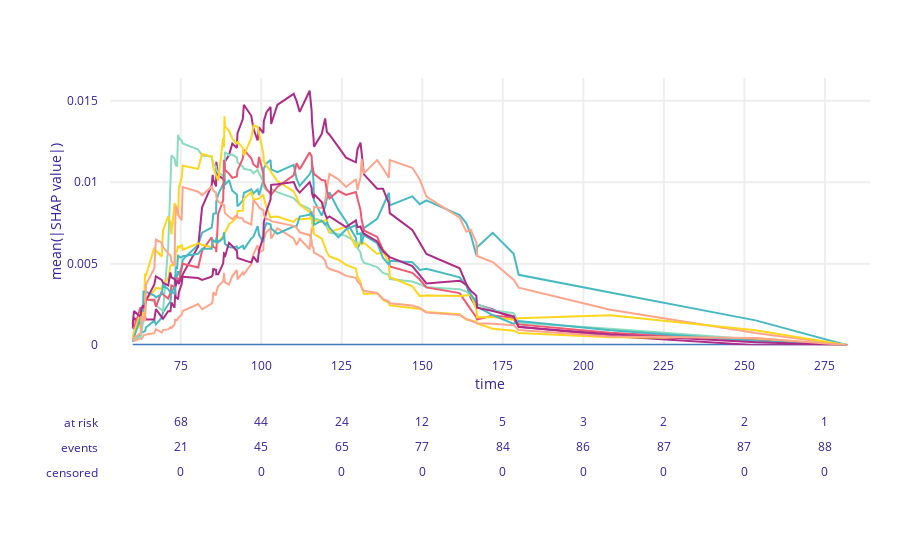

Write notebook code for a chart like this one.
### Markdown cell above
## SurvSHAP

### Code cell
# 必要なライブラリをインポート
from survshap import SurvivalModelExplainer, PredictSurvSHAP, ModelSurvSHAP
from sksurv.ensemble import RandomSurvivalForest # または他の生存分析モデル

subgroup_path="CLAUDIN_SUBTYPE/LumB/NEWpreprocess4numeric_Incpca216"

input_data_path = "./{0}/{1}/{2}".format(
    config.INTERIM_PREPROCESSED_RECURRENCE_DIR,
    subgroup_path,
    "test_set/late_recurrences",
)
input_pipe_path = "./{0}/{1}/{2}/{3}".format(
    config.INTERIM_MODELS_RECURRENCE_DIR,
    subgroup_path,
    "SurvivalTree",
    "test_set",
)


_X = pd.read_pickle("{0}/X.pkl".format(input_data_path))
_y = pd.read_pickle("{0}/y.pkl".format(input_data_path)).to_records(index=False)
_model_pipeline = functions.pickle_load(
    "{0}/model_pipeline.pkl".format(input_pipe_path)
)
_estimator = _model_pipeline[-1]
# データを読み込む

# 生存分析モデルを準備する

_X = pd.DataFrame(_X)
for i in range(216):
    _X = _X.rename(columns ={i:"Feature"+str(i)})

model = RandomSurvivalForest(random_state=config.SEED)
model.fit(_X, _y)


# Explainerを作成する
explainer = SurvivalModelExplainer(model=model, data=_X, y=_y)

"""
# 1つの観測値に対するSHAP値を計算する
observation_A = _X.iloc[[0]]
survshap_A = PredictSurvSHAP()
survshap_A.fit(explainer=explainer, new_observation=observation_A)
survshap_A.result
survshap_A.plot()
"""

# 複数の観測値に対するSHAP値を計算する
model_survshap = ModelSurvSHAP(calculation_method="treeshap")
model_survshap.fit(explainer= explainer , new_observations = _X)
model_survshap.result
model_survshap.plot_mean_abs_shap_values()
"""
model_survshap.plot_shap_lines_for_all_individuals(variable="variabl1")
"""
extracted_survshap = model_survshap.individual_explanations[0] # PredictSurvSHAP object
